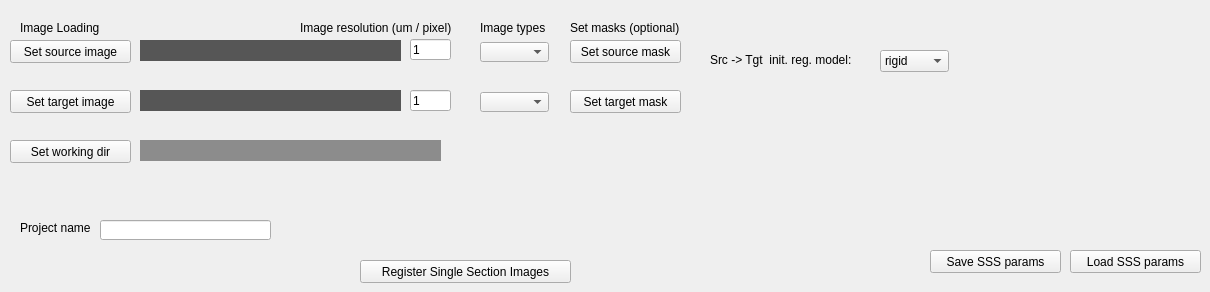
    <widget class="QWidget" name="SingleSec">
     <attribute name="title">
      <string>Single Section Single Image Registration</string>
     </attribute>
     <widget class="QComboBox" name="SSS_target_img_type">
      <property name="geometry">
       <rect>
        <x>480</x>
        <y>92</y>
        <width>69</width>
        <height>20</height>
       </rect>
      </property>
      <property name="currentText">
       <string/>
      </property>
     </widget>
     <widget class="QLabel" name="SSS_Imageloading_overhead">
      <property name="geometry">
       <rect>
        <x>20</x>
        <y>20</y>
        <width>121</width>
        <height>16</height>
       </rect>
      </property>
      <property name="styleSheet">
       <string notr="true">font: 11pt &quot;MS Shell Dlg 2&quot;;</string>
      </property>
      <property name="text">
       <string>Image Loading</string>
      </property>
     </widget>
     <widget class="QLabel" name="SSS_setmasks_overhead">
      <property name="geometry">
       <rect>
        <x>570</x>
        <y>20</y>
        <width>131</width>
        <height>16</height>
       </rect>
      </property>
      <property name="text">
       <string>Set masks (optional)</string>
      </property>
     </widget>
     <widget class="QPushButton" name="SSS_button_source">
      <property name="geometry">
       <rect>
        <x>10</x>
        <y>40</y>
        <width>121</width>
        <height>23</height>
       </rect>
      </property>
      <property name="text">
       <string>Set source image</string>
      </property>
     </widget>
     <widget class="QPushButton" name="SSS_button_tgt_mask">
      <property name="geometry">
       <rect>
        <x>570</x>
        <y>90</y>
        <width>111</width>
        <height>23</height>
       </rect>
      </property>
      <property name="text">
       <string>Set target mask</string>
      </property>
     </widget>
     <widget class="QLabel" name="SSS_textbox_target">
      <property name="geometry">
       <rect>
        <x>140</x>
        <y>90</y>
        <width>261</width>
        <height>21</height>
       </rect>
      </property>
      <property name="styleSheet">
       <string notr="true">background-color: rgb(86, 86, 86);
font: italic 8pt &quot;Arial&quot;;
color: rgb(255, 255, 255);</string>
      </property>
      <property name="text">
       <string/>
      </property>
     </widget>
     <widget class="QLabel" name="SSS_projectname_overhead">
      <property name="geometry">
       <rect>
        <x>20</x>
        <y>220</y>
        <width>81</width>
        <height>16</height>
       </rect>
      </property>
      <property name="text">
       <string>Project name</string>
      </property>
     </widget>
     <widget class="QLabel" name="SSS_type_overhead">
      <property name="geometry">
       <rect>
        <x>480</x>
        <y>20</y>
        <width>81</width>
        <height>16</height>
       </rect>
      </property>
      <property name="text">
       <string>Image types</string>
      </property>
     </widget>
     <widget class="QComboBox" name="SSS_source_img_type">
      <property name="geometry">
       <rect>
        <x>480</x>
        <y>42</y>
        <width>69</width>
        <height>20</height>
       </rect>
      </property>
      <property name="currentText">
       <string/>
      </property>
     </widget>
     <widget class="QPushButton" name="SSS_button_target">
      <property name="geometry">
       <rect>
        <x>10</x>
        <y>90</y>
        <width>121</width>
        <height>23</height>
       </rect>
      </property>
      <property name="text">
       <string>Set target image</string>
      </property>
     </widget>
     <widget class="QPushButton" name="SSS_button_register_images">
      <property name="geometry">
       <rect>
        <x>360</x>
        <y>260</y>
        <width>211</width>
        <height>23</height>
       </rect>
      </property>
      <property name="text">
       <string>Register Single Section Images</string>
      </property>
     </widget>
     <widget class="QLineEdit" name="SSS_textbox_fn">
      <property name="geometry">
       <rect>
        <x>100</x>
        <y>220</y>
        <width>171</width>
        <height>20</height>
       </rect>
      </property>
     </widget>
     <widget class="QPushButton" name="SSS_button_wd">
      <property name="geometry">
       <rect>
        <x>10</x>
        <y>140</y>
        <width>121</width>
        <height>23</height>
       </rect>
      </property>
      <property name="text">
       <string>Set working dir</string>
      </property>
     </widget>
     <widget class="QLabel" name="SSS_textbox_wd">
      <property name="geometry">
       <rect>
        <x>140</x>
        <y>140</y>
        <width>301</width>
        <height>21</height>
       </rect>
      </property>
      <property name="styleSheet">
       <string notr="true">background-color: rgb(140, 140, 140);
color: rgb(255, 255, 255);
font: 75 8pt &quot;Arial&quot;;</string>
      </property>
      <property name="text">
       <string/>
      </property>
     </widget>
     <widget class="QPushButton" name="SSS_button_src_mask">
      <property name="geometry">
       <rect>
        <x>570</x>
        <y>40</y>
        <width>111</width>
        <height>23</height>
       </rect>
      </property>
      <property name="text">
       <string>Set source mask</string>
      </property>
     </widget>
     <widget class="QLabel" name="SSS_textbox_source">
      <property name="geometry">
       <rect>
        <x>140</x>
        <y>40</y>
        <width>261</width>
        <height>21</height>
       </rect>
      </property>
      <property name="styleSheet">
       <string notr="true">background-color: rgb(86, 86, 86);
font: italic 8pt &quot;Arial&quot;;
color: rgb(255, 255, 255);</string>
      </property>
      <property name="text">
       <string/>
      </property>
     </widget>
     <widget class="QLabel" name="SSS_regmodel_s1t1_label">
      <property name="geometry">
       <rect>
        <x>710</x>
        <y>50</y>
        <width>171</width>
        <height>20</height>
       </rect>
      </property>
      <property name="text">
       <string>Src -&gt; Tgt  init. reg. model:</string>
      </property>
     </widget>
     <widget class="QComboBox" name="SSS_Reg_model1">
      <property name="geometry">
       <rect>
        <x>880</x>
        <y>50</y>
        <width>69</width>
        <height>22</height>
       </rect>
      </property>
      <item>
       <property name="text">
        <string>rigid</string>
       </property>
      </item>
      <item>
       <property name="text">
        <string>affine</string>
       </property>
      </item>
      <item>
       <property name="text">
        <string>nl</string>
       </property>
      </item>
      <item>
       <property name="text">
        <string>scaled_rigid</string>
       </property>
      </item>
      <item>
       <property name="text">
        <string>import...</string>
       </property>
      </item>
     </widget>
     <widget class="QLineEdit" name="SSS_tgt_reso">
      <property name="geometry">
       <rect>
        <x>410</x>
        <y>90</y>
        <width>41</width>
        <height>21</height>
       </rect>
      </property>
      <property name="text">
       <string>1</string>
      </property>
     </widget>
     <widget class="QLineEdit" name="SSS_src_reso">
      <property name="geometry">
       <rect>
        <x>410</x>
        <y>39</y>
        <width>41</width>
        <height>21</height>
       </rect>
      </property>
      <property name="text">
       <string>1</string>
      </property>
     </widget>
     <widget class="QLabel" name="SSS_type_img_res_label">
      <property name="geometry">
       <rect>
        <x>300</x>
        <y>20</y>
        <width>181</width>
        <height>16</height>
       </rect>
      </property>
      <property name="text">
       <string>Image resolution (um / pixel)</string>
      </property>
     </widget>
     <widget class="QPushButton" name="SSS_save_params">
      <property name="geometry">
       <rect>
        <x>930</x>
        <y>250</y>
        <width>131</width>
        <height>23</height>
       </rect>
      </property>
      <property name="text">
       <string>Save SSS params</string>
      </property>
     </widget>
     <widget class="QPushButton" name="SSS_load_params">
      <property name="geometry">
       <rect>
        <x>1070</x>
        <y>250</y>
        <width>131</width>
        <height>23</height>
       </rect>
      </property>
      <property name="text">
       <string>Load SSS params</string>
      </property>
     </widget>
    </widget>
